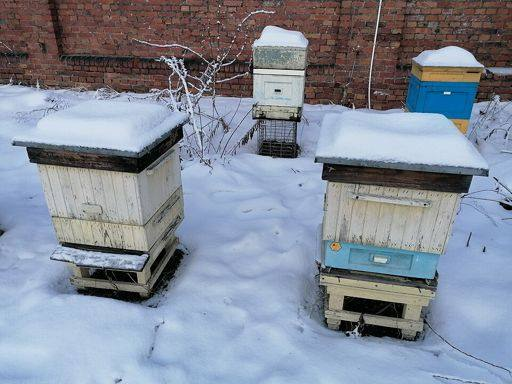
#> input picture ml/assets/photos/asalarichilik_00.jpg, 512 x 384 px
$ python -i hashing.py   (imports and definitions only)
#> lines starting #> are read from the running program, lines starting #| are printed output that depends on the picture
"""Perceptual hashes (pure numpy / OpenCV, 64 bit each) and the duplicate distance.

Per image: pHash (DCT, 8x8 low frequencies vs median) and dHash (horizontal gradients), each of the whole image
('full') and of its central 80% ('ctr'), so that a cropped copy can still match. Which distance variant is used,
and its threshold, is chosen on a tuning half of the library in ml/eval/eval_photo.py (artifacts/photo_dup_v1.json).
"""
from __future__ import annotations

import cv2
import numpy as np

KEYS = ("p", "d", "pc", "dc")
VARIANTS = ("p", "pd", "pd_crop")


def _gray(rgb: np.ndarray) -> np.ndarray:
    return cv2.cvtColor(rgb, cv2.COLOR_RGB2GRAY)
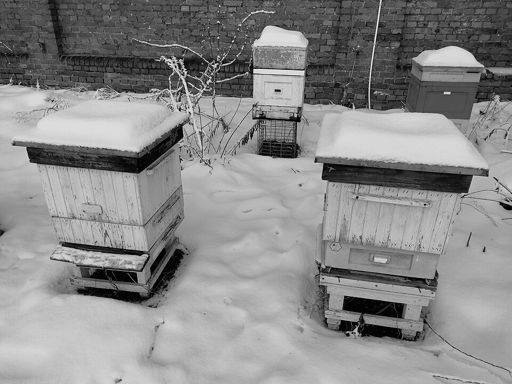
#> returned value: shape (384, 512); min 0, max 254, mean 137.8


def _bits(b: np.ndarray) -> int:
    return int("".join("1" if x else "0" for x in b.ravel()), 2)


def phash(gray: np.ndarray) -> int:
    small = cv2.resize(gray, (32, 32), interpolation=cv2.INTER_AREA).astype(np.float32)
    low = cv2.dct(small)[:8, :8].ravel()
    return _bits(low > np.median(low[1:]))


def dhash(gray: np.ndarray) -> int:
    small = cv2.resize(gray, (9, 8), interpolation=cv2.INTER_AREA).astype(np.int16)
    return _bits(small[:, 1:] > small[:, :-1])


def hash_image(rgb: np.ndarray) -> dict[str, int]:
    g = _gray(rgb)
    h, w = g.shape
#> h = 384; w = 512
    c = g[int(h * 0.1):int(h * 0.9), int(w * 0.1):int(w * 0.9)]
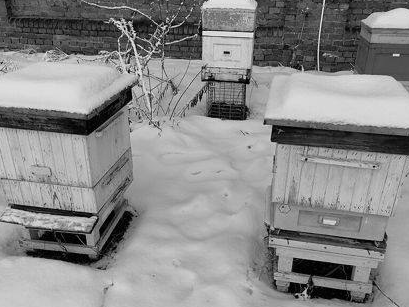
#> c: shape (307, 409); min 0, max 254, mean 137.4
    if c.shape[0] < 1 or c.shape[1] < 1:          # tiny image (e.g. 1 pixel): the central crop is the image itself
        c = g
    return dict(p=phash(g), d=dhash(g), pc=phash(c), dc=dhash(c))
#> in phash, `small = cv2.resize(gray, (32, 32), interpolation=cv2.INTER_AREA).astyp..`:
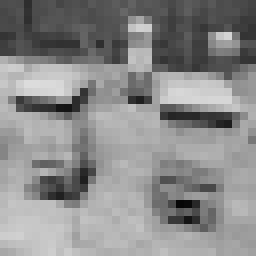
#> small: shape (32, 32) float32 (shown 8 times larger); min 6, max 219, mean 137.8
#> in phash, `low = cv2.dct(small)[:8, :8].ravel()`: low = 64 values, max 4410.7 at index 0, min -765.9 at index 8, mean 49.22
#> in phash (call 2), `small = cv2.resize(gray, (32, 32), interpolation=cv2.INTER_AREA).astyp..`:
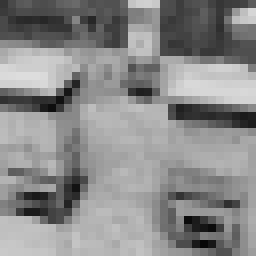
#> small: shape (32, 32) float32 (shown 8 times larger); min 7, max 220, mean 137.4
#> in phash (call 2), `low = cv2.dct(small)[:8, :8].ravel()`: low = 64 values, max 4396.8 at index 0, min -388.3 at index 16, mean 44.31


def to_json(h: dict[str, int]) -> dict[str, str]:
    return {k: f"{v:016x}" for k, v in h.items()}


def from_json(h: dict[str, str]) -> dict[str, int]:
    return {k: int(v, 16) for k, v in h.items()}


def _ham(a: int, b: int) -> int:
    return (a ^ b).bit_count()


def distance(variant: str, a: dict[str, int], b: dict[str, int]) -> float:
    """Normalised distance 0..1 (0 = identical hashes)."""
    if variant == "p":
        return _ham(a["p"], b["p"]) / 64
    full = lambda x, y: (_ham(x["p"], y["p"]) + _ham(x["d"], y["d"])) / 128
    if variant == "pd":
        return full(a, b)
    if variant == "pd_crop":                 # crop tolerant: compare whole <-> central crop too
        ca = {"p": a["pc"], "d": a["dc"]}
        cb = {"p": b["pc"], "d": b["dc"]}
        return min(full(a, b), full(ca, b), full(a, cb), full(ca, cb))
    raise ValueError(variant)


def similarity(variant: str, a: dict[str, int], b: dict[str, int]) -> float:
    return 1.0 - distance(variant, a, b)

>>> import cv2
>>> picture = cv2.cvtColor(cv2.imread('../assets/photos/asalarichilik_00.jpg'), cv2.COLOR_BGR2RGB)
>>> result = hash_image(picture)
#> result = {'p': 17948323485221566178, 'd': 15002207393129112449, 'pc': 15722430346132698294, 'dc': 6562217873122747185}

$ run again, on ml/assets/photos/asalarichilik_01.jpg
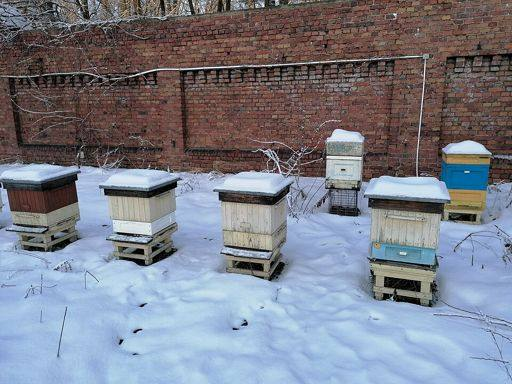
#> input picture ml/assets/photos/asalarichilik_01.jpg, 512 x 384 px
#> in hash_image, `c = g[int(h * 0.1):int(h * 0.9), int(w * 0.1):int(w * 0.9)]`:
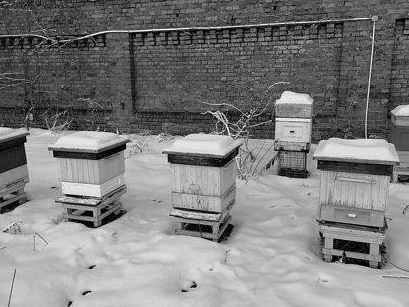
#> c: shape (307, 409); min 0, max 255, mean 126.3
#> low = 64 values, max 4069.4 at index 0, min -1313.2 at index 8, mean 50
#> in phash (call 2), `small = cv2.resize(gray, (32, 32), interpolation=cv2.INTER_AREA).astyp..`:
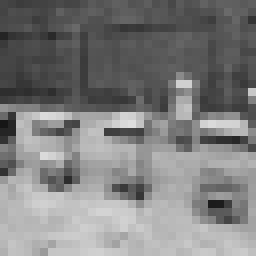
#> small: shape (32, 32) float32 (shown 8 times larger); min 22, max 222, mean 126.3
#> low = 64 values, max 4041.6 at index 0, min -1250.2 at index 8, mean 41.78
#> result = {'p': 9382666990222195332, 'd': 12027558060972696036, 'pc': 13992120991511361224, 'dc': 6052263630537075020}

$ run again, on ml/assets/photos/asalarichilik_03.jpg
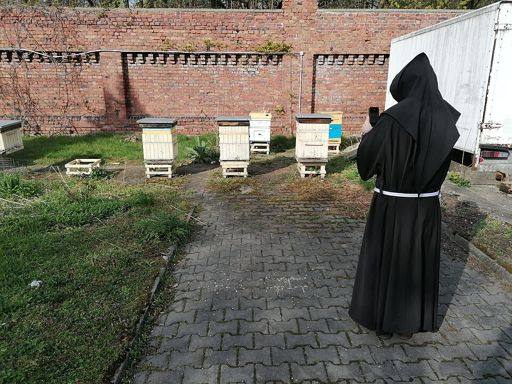
#> input picture ml/assets/photos/asalarichilik_03.jpg, 512 x 384 px
#> in hash_image, `c = g[int(h * 0.1):int(h * 0.9), int(w * 0.1):int(w * 0.9)]`:
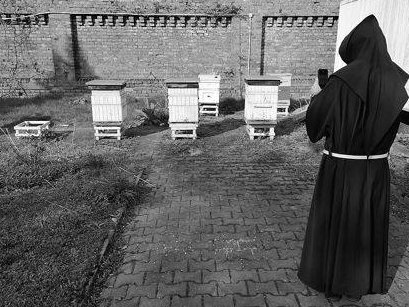
#> c: shape (307, 409); min 0, max 255, mean 98
#> low = 64 values, max 3318.4 at index 0, min -319.4 at index 5, mean 58.07
#> in phash (call 2), `small = cv2.resize(gray, (32, 32), interpolation=cv2.INTER_AREA).astyp..`:
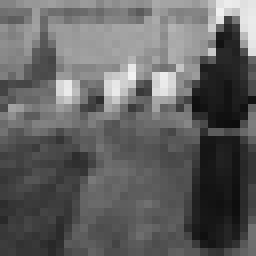
#> small: shape (32, 32) float32 (shown 8 times larger); min 13, max 242, mean 98
#> low = 64 values, max 3136.9 at index 0, min -536.3 at index 2, mean 55.1
#> result = {'p': 9991997964480629306, 'd': 15832811142653244266, 'pc': 15759976552258930973, 'dc': 12354870529448075641}

$ run again, on ml/assets/photos/asalarichilik_06.jpg
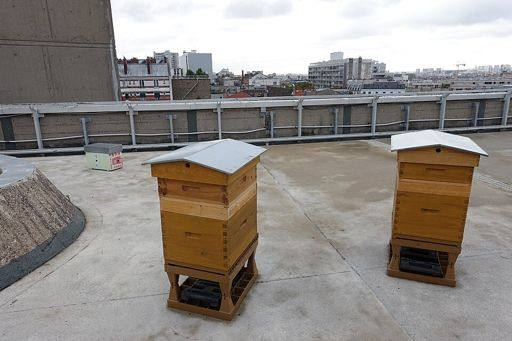
#> input picture ml/assets/photos/asalarichilik_06.jpg, 512 x 341 px
#> in hash_image, `c = g[int(h * 0.1):int(h * 0.9), int(w * 0.1):int(w * 0.9)]`:
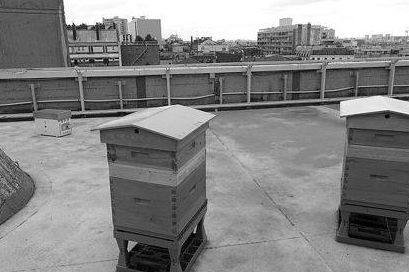
#> c: shape (272, 409); min 0, max 255, mean 131.3
#> low = 64 values, max 4490.2 at index 0, min -516.3 at index 9, mean 63.86
#> in phash (call 2), `small = cv2.resize(gray, (32, 32), interpolation=cv2.INTER_AREA).astyp..`:
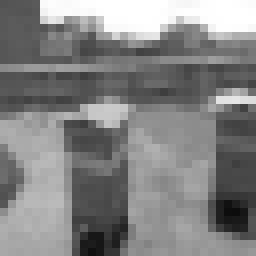
#> small: shape (32, 32) float32 (shown 8 times larger); min 12, max 255, mean 131.3
#> low = 64 values, max 4201.1 at index 0, min -548.1 at index 11, mean 56.72
#> result = {'p': 9479381789801072499, 'd': 16785708175127583131, 'pc': 15028410322837218291, 'dc': 17569249830694066332}
